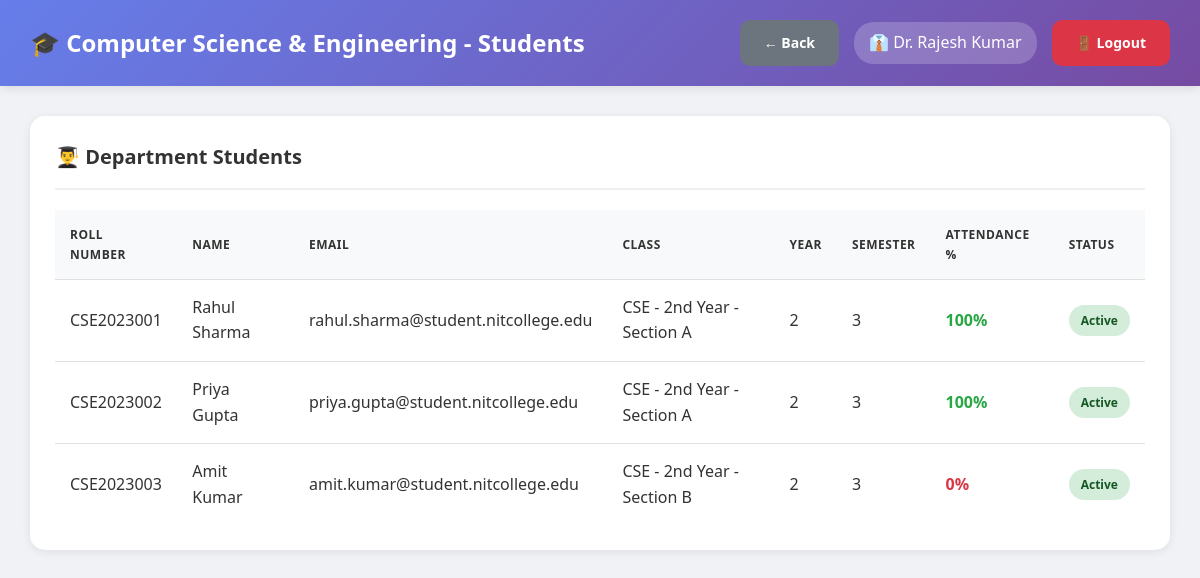
The page /hod/view_students.php (signed in) on the database its author committed.
### tables this page shows
CREATE TABLE departments (
    id INT AUTO_INCREMENT PRIMARY KEY,
    dept_name VARCHAR(100) NOT NULL,
    dept_code VARCHAR(20) UNIQUE NOT NULL,
    hod_id INT DEFAULT NULL,
    created_at TIMESTAMP DEFAULT CURRENT_TIMESTAMP
);

CREATE TABLE users (
    id INT AUTO_INCREMENT PRIMARY KEY,
    username VARCHAR(50) UNIQUE NOT NULL,
    password VARCHAR(255) NOT NULL,
    full_name VARCHAR(100) NOT NULL,
    email VARCHAR(100) UNIQUE NOT NULL,
    phone VARCHAR(15),
    role ENUM('admin', 'hod', 'teacher') NOT NULL,
    department_id INT DEFAULT NULL,
    is_active TINYINT(1) DEFAULT 1,
    created_at TIMESTAMP DEFAULT CURRENT_TIMESTAMP,
    FOREIGN KEY (department_id) REFERENCES departments(id) ON DELETE SET NULL
);

CREATE TABLE students (
    id INT AUTO_INCREMENT PRIMARY KEY,
    roll_number VARCHAR(50) UNIQUE NOT NULL,
    full_name VARCHAR(100) NOT NULL,
    email VARCHAR(100) UNIQUE NOT NULL,
    phone VARCHAR(15),
    password VARCHAR(255) NOT NULL,
    department_id INT NOT NULL,
    class_id INT NOT NULL,
    year INT NOT NULL,
    semester INT NOT NULL,
    admission_year VARCHAR(10),
    is_active TINYINT(1) DEFAULT 1,
    created_at TIMESTAMP DEFAULT CURRENT_TIMESTAMP,
    FOREIGN KEY (department_id) REFERENCES departments(id) ON DELETE CASCADE,
    FOREIGN KEY (class_id) REFERENCES classes(id) ON DELETE CASCADE
);

CREATE TABLE classes (
    id INT AUTO_INCREMENT PRIMARY KEY,
    class_name VARCHAR(100) NOT NULL,
    department_id INT NOT NULL,
    year INT NOT NULL,
    section VARCHAR(10) NOT NULL,
    teacher_id INT NOT NULL,
    semester INT NOT NULL,
    academic_year VARCHAR(20) NOT NULL,
    created_at TIMESTAMP DEFAULT CURRENT_TIMESTAMP,
    FOREIGN KEY (department_id) REFERENCES departments(id) ON DELETE CASCADE,
    FOREIGN KEY (teacher_id) REFERENCES users(id) ON DELETE CASCADE
     
);

### db.php (called while the page is built, shortened)
<?php
$conn = new mysqli(DB_HOST, DB_USER, DB_PASS, DB_NAME);
$conn->set_charset("utf8mb4");
$conn->query("SET time_zone = '+05:30'");
function isLoggedIn() {
    return isset($_SESSION['user_id']) && isset($_SESSION['role']);
}
function getCurrentUser() {
    global $conn;
    $user_id = $_SESSION['user_id'];
    $role = $_SESSION['role'];
    if ($role === 'student') {
        $query = "SELECT * FROM students WHERE id = ?";
    } elseif ($role === 'parent') {
        $query = "SELECT * FROM parents WHERE id = ?";
    } else {
        $query = "SELECT * FROM users WHERE id = ?";
    }
    $stmt = $conn->prepare($query);
    $stmt->bind_param("i", $user_id);
    $stmt->execute();
    $result = $stmt->get_result();
    return $result->fetch_assoc();
}
?>

### hod/view_students.php (the view, shortened to what this page needs)
<?php
require_once '../db.php';
$user = getCurrentUser();
$department_id = $_SESSION['department_id'];
$dept_query = "SELECT * FROM departments WHERE id = $department_id";
$department = $conn->query($dept_query)->fetch_assoc();
$students_query = "SELECT s.*, c.class_name,
                   (SELECT COUNT(*) FROM student_attendance WHERE student_id = s.id) as total_attendance,
                   (SELECT COUNT(*) FROM student_attendance WHERE student_id = s.id AND status = 'present') as present_count
                   FROM students s
                   LEFT JOIN classes c ON s.class_id = c.id
                   WHERE s.department_id = $department_id AND s.is_active = 1
                   ORDER BY s.roll_number";
$students = $conn->query($students_query);
?>
<!DOCTYPE html>
<html lang="en">
<head>
    <link rel="stylesheet" href="../assets/style.css">
</head>
<body class="dashboard-container">
    <nav class="navbar">
        <div>
            <h1>🎓 <?php echo htmlspecialchars($department['dept_name']); ?> - Students</h1>
        </div>
        <div class="user-info">
            <a href="index.php" class="btn btn-secondary">← Back</a>
            <span>👔 <?php echo htmlspecialchars($user['full_name']); ?></span>
            <a href="../logout.php" class="btn btn-danger">🚪 Logout</a>
        </div>
    </nav>
    <div class="main-content">
        <div class="table-container">
            <h3>👨‍🎓 Department Students</h3>
            <?php if ($students->num_rows > 0): ?>
                <table>
                    <thead>
                        <tr>
                            <th>Roll Number</th>
                            <th>Name</th>
                            <th>Email</th>
                            <th>Class</th>
                            <th>Year</th>
                            <th>Semester</th>
                            <th>Attendance %</th>
                            <th>Status</th>
                        </tr>
                    </thead>
                    <tbody>
                        <?php while ($student = $students->fetch_assoc()):
                            $attendance_percentage = $student['total_attendance'] > 0
                                ? round(($student['present_count'] / $student['total_attendance']) * 100, 2)
                                : 0;
                        ?>
                        <tr>
                            <td><?php echo htmlspecialchars($student['roll_number']); ?></td>
                            <td><?php echo htmlspecialchars($student['full_name']); ?></td>
                            <td><?php echo htmlspecialchars($student['email']); ?></td>
                            <td><?php echo htmlspecialchars($student['class_name']); ?></td>
                            <td><?php echo $student['year']; ?></td>
                            <td><?php echo $student['semester']; ?></td>
                            <td>
                                <strong style="color: <?php echo $attendance_percentage >= 75 ? '#28a745' : '#dc3545'; ?>">
                                    <?php echo $attendance_percentage; ?>%
                                </strong>
                            </td>
                            <td><span class="badge badge-success">Active</span></td>
                        </tr>
                        <?php endwhile; ?>
                    </tbody>
                </table>
            <?php else: ?>
                <div class="alert alert-info">No students found in this department.</div>
            <?php endif; ?>
        </div>
    </div>
</body>
</html>

### assets/style.css (style rules this page uses)
* { margin: 0; padding: 0; box-sizing: border-box; }
body { font-family: 'Segoe UI', Tahoma, Geneva, Verdana, sans-serif; background: #f0f2f5; color: #333; line-height: 1.6; }
.btn { padding: 12px 24px; border: none; border-radius: 10px; font-size: 14px; font-weight: 600; cursor: pointer; transition: all 0.3s ease; text-decoration: none; display: inline-block; text-align: center; }
.btn-danger { background: #dc3545; color: white; }
.btn-secondary { background: #6c757d; color: white; }
.dashboard-container { background: #f0f2f5; min-height: 100vh; }
.navbar { background: linear-gradient(135deg, #667eea 0%, #764ba2 100%); color: white; padding: 20px 30px; display: flex; justify-content: space-between; align-items: center; box-shadow: 0 2px 10px rgba(0, 0, 0, 0.1); position: sticky; top: 0; z-index: 100; }
.navbar h1 { font-size: 24px; font-weight: 600; }
.navbar .user-info { display: flex; align-items: center; gap: 15px; }
.navbar .user-info span { background: rgba(255, 255, 255, 0.2); padding: 8px 15px; border-radius: 20px; }
.main-content { padding: 30px; max-width: 1400px; margin: 0 auto; }
.main-content h3 { margin-bottom: 20px; color: #333; font-size: 20px; }
.table-container { background: white; border-radius: 15px; padding: 25px; box-shadow: 0 2px 10px rgba(0, 0, 0, 0.08); overflow-x: auto; margin-bottom: 30px; }
.table-container h3 { margin-bottom: 20px; color: #333; font-size: 20px; padding-bottom: 15px; border-bottom: 2px solid #f0f0f0; }
table { width: 100%; border-collapse: collapse; }
table thead { background: #f8f9fa; }
table th, table td { padding: 15px; text-align: left; border-bottom: 1px solid #e0e0e0; }
table th { font-weight: 600; color: #333; text-transform: uppercase; font-size: 12px; letter-spacing: 0.5px; }
table tr:last-child td { border-bottom: none; }
.badge { padding: 6px 12px; border-radius: 20px; font-size: 12px; font-weight: 600; display: inline-block; }
.badge-success { background: #d4edda; color: #155724; }

### rows shown on the page
departments: dept_name "Computer Science & Engineering"
users: full_name "Dr. Rajesh Kumar"
students: roll_number "CSE2023001", full_name "Rahul Sharma", email "rahul.sharma@student.nitcollege.edu", class.class_name "CSE - 2nd Year - Section A", year "2", semester "3", attendance_percentage "100"
students: roll_number "CSE2023002", full_name "Priya Gupta", email "priya.gupta@student.nitcollege.edu", class.class_name "CSE - 2nd Year - Section A", year "2", semester "3", attendance_percentage "100"
students: roll_number "CSE2023003", full_name "Amit Kumar", email "amit.kumar@student.nitcollege.edu", class.class_name "CSE - 2nd Year - Section B", year "2", semester "3", attendance_percentage "0"
